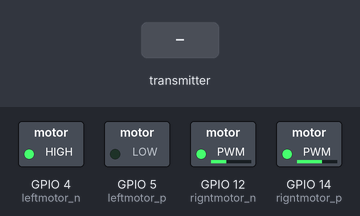
The sketch below on a simulated ESP8266 (NodeMCU). Parts: switched loads named in the sketch (green lamp = pin HIGH). The inputs (shaded band) are chosen by the test bench. What the sketch prints to the serial monitor is not drawn.

Above: at 1.2 s.
1.3 s: the transmitter starts sending b = 256
At 2.08 s:
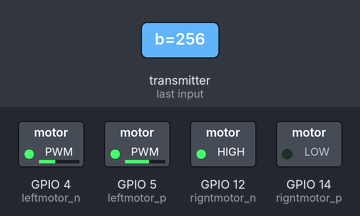
4.3 s: the transmitter starts sending c = 256
At 5.08 s:
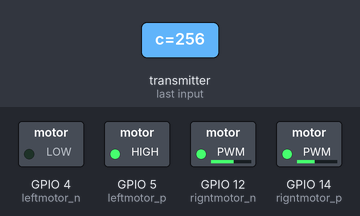
7.3 s: the transmitter starts sending b = 0
At 8.08 s:
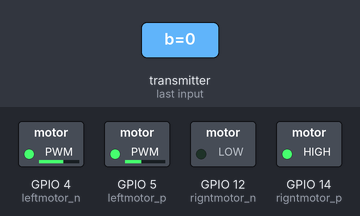
10.3 s: the transmitter starts sending c = 0
13.3 s: the transmitter starts sending a = 0
16.3 s: the transmitter starts sending d = 256
Timing chart, 0 to 20.3 s (numbered marks = the images above; inputs shaded):
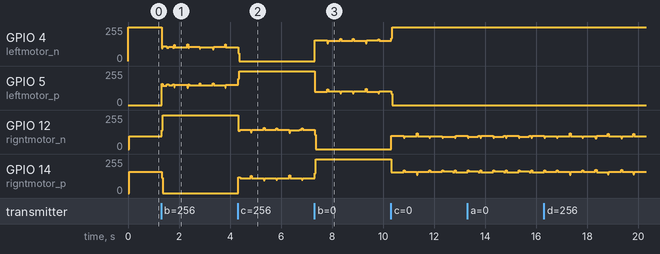

The sketch:

receiver.ino
```cpp
#include <ESP8266WiFi.h>
#include <espnow.h>
#define leftmotor_p 5
#define leftmotor_n 4
#define rigntmotor_p 14
#define rigntmotor_n 12

// Structure example to receive data
// Must match the sender structure
typedef struct struct_message {
    char a[32];
    int b;
    int c;
    int d;
    bool e;
} struct_message;

// Create a struct_message called myData
struct_message myData;

// Callback function that will be executed when data is received
void OnDataRecv(uint8_t * mac, uint8_t *incomingData, uint8_t len) {
  memcpy(&myData, incomingData, sizeof(myData));
  Serial.print("Bytes received: ");
  Serial.println(len);
  Serial.print("Char: ");
  Serial.println(myData.a);
  Serial.print("x-axis: ");
  Serial.println(myData.b);
  Serial.print("y-axis: ");
  Serial.println(myData.c);
  Serial.print("z-axis: ");
  Serial.println(myData.d);


}

void setup() {
  // Initialize Serial Monitor
  Serial.begin(115200);

  // Set device as a Wi-Fi Station
  WiFi.mode(WIFI_STA);
pinMode(leftmotor_p,OUTPUT);
pinMode(rigntmotor_p,OUTPUT);
pinMode(leftmotor_n,OUTPUT);
pinMode(rigntmotor_n,OUTPUT);
  // Init ESP-NOW
  if (esp_now_init() != 0) {
    Serial.println("Error initializing ESP-NOW");
    return;
  }

  // Once ESPNow is successfully Init, we will register for recv CB to
  // get recv packer info
  esp_now_set_self_role(ESP_NOW_ROLE_SLAVE);
  esp_now_register_recv_cb(OnDataRecv);
}

void loop() {
if(myData.b<80){
  Serial.println("left");
  digitalWrite(leftmotor_p,LOW);
  digitalWrite(leftmotor_n,HIGH);
    digitalWrite(rigntmotor_p,HIGH);
  digitalWrite(rigntmotor_n,LOW);
  }
  if(myData.b>180){
  Serial.println("right");
    digitalWrite(leftmotor_p,HIGH);
  digitalWrite(leftmotor_n,LOW);
    digitalWrite(rigntmotor_p,LOW);
  digitalWrite(rigntmotor_n,HIGH);
  }
  if(myData.c<80){
  Serial.println("backward");
    digitalWrite(leftmotor_p,LOW);
  digitalWrite(leftmotor_n,HIGH);
    digitalWrite(rigntmotor_p,LOW);
  digitalWrite(rigntmotor_n,HIGH);
  }
  if(myData.c>180){
  Serial.println("forward");
    digitalWrite(leftmotor_p,HIGH);
  digitalWrite(leftmotor_n,LOW);
    digitalWrite(rigntmotor_p,HIGH);
  digitalWrite(rigntmotor_n,LOW);
  }
  if(myData.c<180 && myData.c>80 && myData.b<180 && myData.b>80){
      Serial.println("stop");
    digitalWrite(leftmotor_p,LOW);
  digitalWrite(leftmotor_n,LOW);
    digitalWrite(rigntmotor_p,LOW);
  digitalWrite(rigntmotor_n,LOW);
    }

}
```
